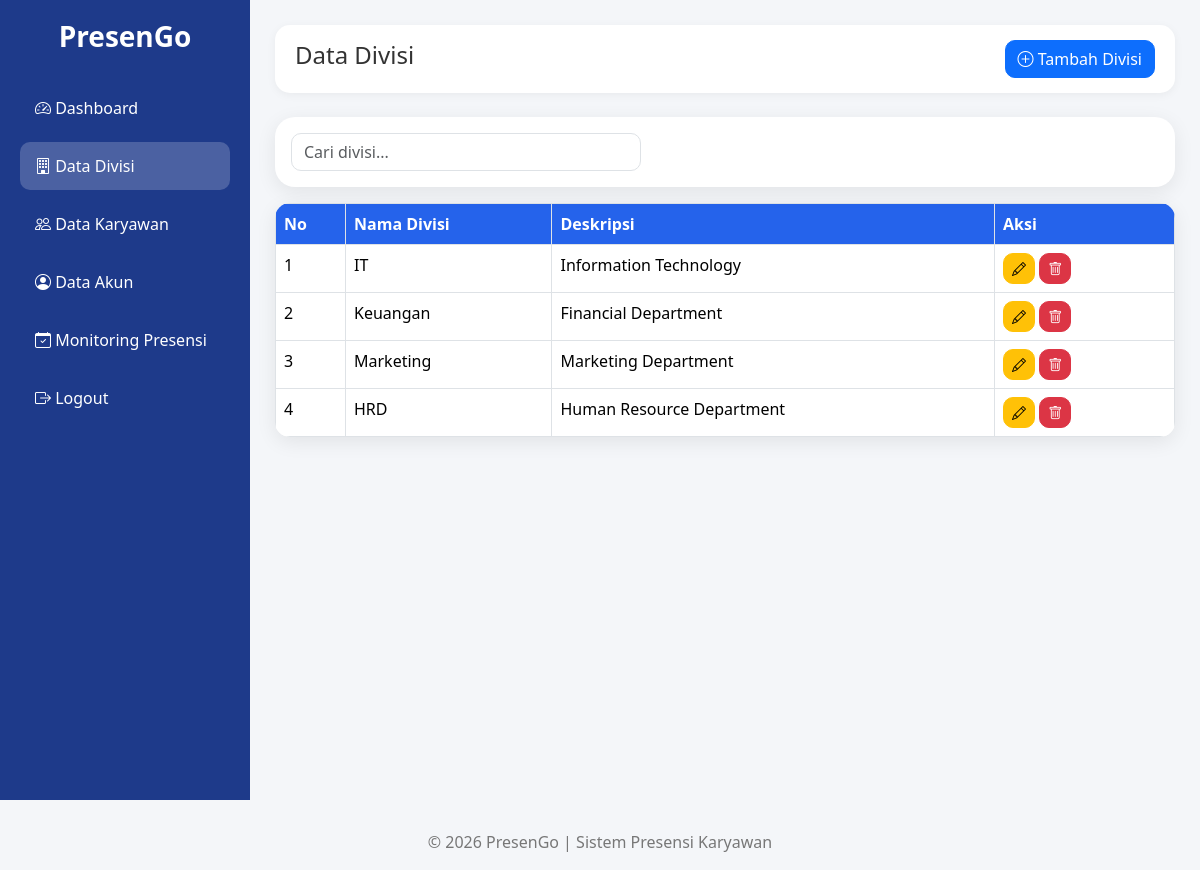
Page /PresenGo/admin/divisi/index.php (signed in) on the committed database.
### tables this page shows
CREATE TABLE `divisi` (
  `id_divisi` int(11) NOT NULL,
  `nama_divisi` varchar(100) NOT NULL,
  `deskripsi` text DEFAULT NULL,
  `created_at` timestamp NOT NULL DEFAULT current_timestamp()
);

### PresenGo/config/helper.php (called while the page is built, shortened)
<?php
function e($text)
{
    return htmlspecialchars(
        $text ?? '',
        ENT_QUOTES,
        'UTF-8'
    );
}
?>

### PresenGo/admin/divisi/index.php (the view, shortened to what this page needs)
<?php
require_once '../../config/koneksi.php';
require_once '../../config/helper.php';
$query = mysqli_query(
    $koneksi,
    "SELECT *
     FROM divisi
     ORDER BY id_divisi ASC"
);
require_once '../../templates/header.php';
?>
<div class="wrapper">
    <?php require_once '../../templates/sidebar_admin.php'; ?>
    <div class="content">
        <div class="topbar">
            <h4>Data Divisi</h4>
            <a
                href="tambah.php"
                class="btn btn-primary"
            >
                <i class="bi bi-plus-circle"></i>
                Tambah Divisi
            </a>
        </div>
        <div class="card mt-4">
            <div class="card-body">
                <div class="search-box">
                    <input
                        type="text"
                        id="searchInput"
                        class="form-control"
                        placeholder="Cari divisi..."
                        onkeyup="
                            cariData(
                                'searchInput',
                                'dataTable'
                            )
                        "
                    >
                </div>
            </div>
        </div>
        <div class="table-responsive mt-3">
            <table
                class="table table-bordered table-hover"
                id="dataTable"
            >
                <thead>
                    <tr>
                        <th width="70">
                            No
                        </th>
                        <th>
                            Nama Divisi
                        </th>
                        <th>
                            Deskripsi
                        </th>
                        <th width="180">
                            Aksi
                        </th>
                    </tr>
                </thead>
                <tbody>
                    <?php
                    $no = 1;
                    while(
                        $data =
                        mysqli_fetch_assoc($query)
                    ) :
                    ?>
                    <tr>
                        <td>
                            <?= $no++; ?>
                        </td>
                        <td>
                            <?= e($data['nama_divisi']); ?>
                        </td>
                        <td>
                            <?= e($data['deskripsi']); ?>
                        </td>
                        <td>
                            <a
                                href="edit.php?id=<?= $data['id_divisi']; ?>"
                                class="btn btn-warning btn-sm"
                            >
                                <i class="bi bi-pencil"></i>
                            </a>
                            <a
                                href="../../proses/divisi_hapus.php?id=<?= $data['id_divisi']; ?>"
                                class="btn btn-danger btn-sm"
                                onclick="return konfirmasiHapus(this)"
                            >
                                <i class="bi bi-trash"></i>
                            </a>
                        </td>
                    </tr>
                    <?php endwhile; ?>
                </tbody>
            </table>
        </div>
    </div>
</div>
<?php
require_once '../../templates/footer.php';
?>

### PresenGo/assets/css/style.css (style rules this page uses)
* { margin:0; padding:0; box-sizing:border-box; }
body { background:#f4f6f9; font-family:'Segoe UI',sans-serif; color:#333; }
.wrapper { display:flex; min-height:100vh; }
.content { flex:1; padding:25px; }
.topbar { background:white; padding:15px 20px; border-radius:15px; display:flex; justify-content:space-between; align-items:center; box-shadow:0 2px 10px rgba(0,0,0,.05); }
.card { border:none; border-radius:20px; box-shadow:0 5px 20px rgba(0,0,0,.08); }
.table-responsive { background:white; border-radius:15px; overflow:hidden; box-shadow:0 5px 20px rgba(0,0,0,.08); }
.table { margin-bottom:0; }
.table th { background:#2563eb; color:white; }
.form-control, .form-select { border-radius:10px; }
.btn { border-radius:10px; }
.search-box { max-width:350px; }

### rows in the picture
divisi: nama_divisi "IT", deskripsi "Information Technology"
divisi: nama_divisi "Keuangan", deskripsi "Financial Department"
divisi: nama_divisi "Marketing", deskripsi "Marketing Department"
divisi: nama_divisi "HRD", deskripsi "Human Resource Department"
